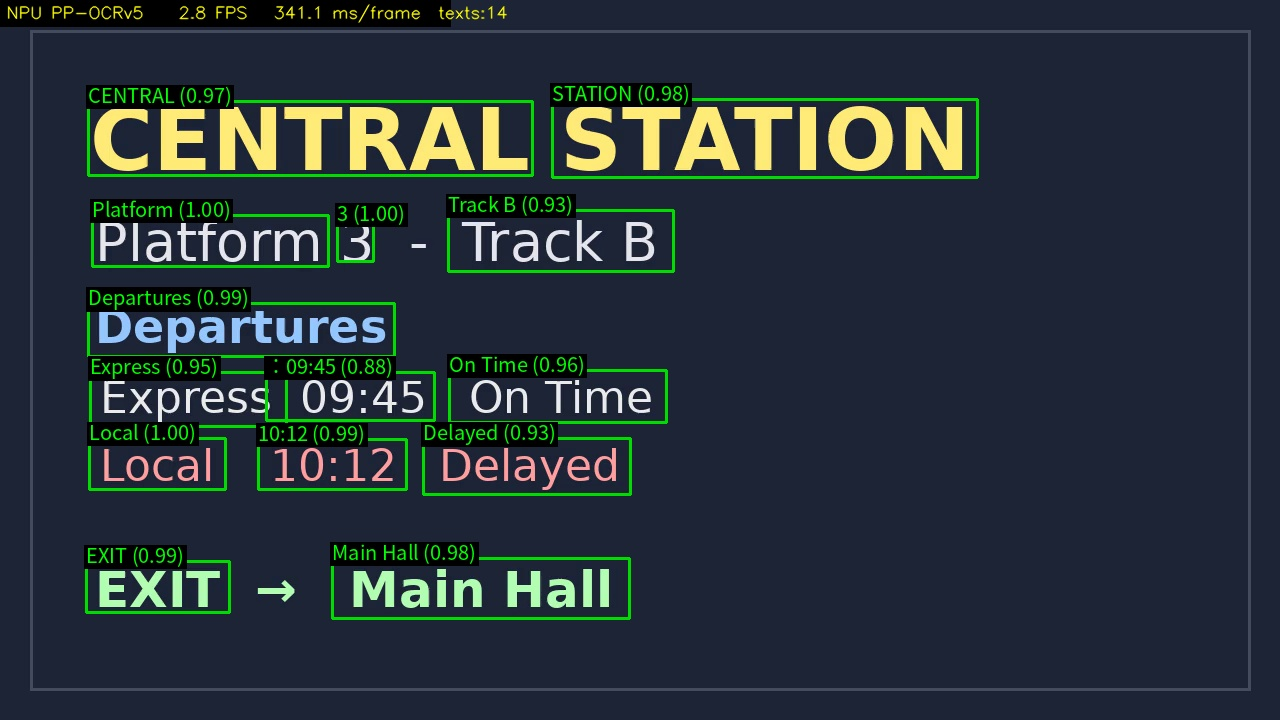
#> input picture dx-agent-dev-showcase/paddleocr-video-ocr/sample_detect.jpg, 1280 x 720 px; its folder holds only this picture in this run
$ python -i camera.py   (imports and definitions only)
#> lines starting #> are read from the running program, lines starting #| are printed output that depends on the picture
#> further down, picture is the input picture: PIL image 1280x720 RGB; mean R, G, B 39.1, 50.4, 56.7
"""DX-APP camera & display helpers — device listing, per-slot Xvfb lifecycle,
ffmpeg camera multiplexing (single real camera fanned out to N UDP streams),
ROI cropping, and live-frame capture.

Layer 2 of the inference.py split (see dx_app/core/inference.py docstring for
the layered DAG): imports inference_exec only. No dependency on live.py or
inference.py — this keeps the DAG acyclic.
"""

import os, time, threading, tempfile, subprocess, io
from pathlib import Path
from dx_app.core.inference_exec import _TMP
from shared.media import MediaError, run_media

_xvfb_procs = {}             # slot_idx -> Xvfb proc
_xvfb_lock = threading.Lock()
# Held while DISPLAY is switched for a grab and while a display's cached xcb connection (_xcb_conns) is used or freed
_display_env_lock = threading.Lock()
_capture_locks = {}          # slot_idx -> Lock (lazy)
_capture_locks_meta = threading.Lock()
_XVFB_BASE = 99
_XVFB_RES = "1280x720x24"

_UDP_BASE_PORT = 9100        # UDP ports 9100, 9101, 9102 ...
_cam_mux_proc = None         # ffmpeg tee process
_cam_mux_lock = threading.Lock()
_cam_mux_count = 0           # how many UDP streams are active
_cam_mux_last_error = ""


# [50 lines left out: function _start_cam_mux, not called in this run]


def cam_mux_last_error():
    """Why the last _start_cam_mux failed (ffmpeg's last stderr line)."""
    return _cam_mux_last_error


# [90 lines left out: functions _stop_cam_mux, _get_capture_lock, _crop_roi, list_cameras, _ensure_xvfb, stop_xvfb, not called in this run]


# ── Live view: fit the window, crop the Qt frame (contract: tests/dx_app/test_live_display.py) ──────────────
# dx_app's C++ runner opens an OpenCV (Qt) window at its default size (400x300). Xvfb has no window manager, so it
# stays small in the top-left corner and a full-screen grab is mostly black. The window is stretched to the screen,
# and the Qt toolbar, status bar and aspect padding (gray) are cut from the grab. libxcb via ctypes, no new dependency:
# the windows are fitted and the screen is grabbed over xcb (`_fit_windows_ex`, `_grab_screen`). libX11 (`_xlib`) is
# only what the tests draw windows with: its default error handlers exit the process on a BadWindow or a lost display.
_LIVE_FRAME_MAX = (960, 540)
_QT_CHROME = (239, 239, 239)
_FIT_EVERY_S = 1.0
_BOX_EVERY_S = 2.0
_SETTLE_S = 1.0              # after a fit, the window's content is measured again on every grab for this long
# slot_idx -> {"fit_at": t, "fitted": windows at screen size, "settle_until": t, "box": (..)|None, "box_at": t}
_live_view = {}
_XLIB = None


# [13 lines left out: function _load_lib, not called in this run]


def _window_attributes_type():
    import ctypes
    c = ctypes

    class XWindowAttributes(c.Structure):
        """Xlib.h's XWindowAttributes (map_state tells a shown window from Qt's unmapped helper windows)."""
        _fields_ = [("x", c.c_int), ("y", c.c_int), ("width", c.c_int), ("height", c.c_int),
                    ("border_width", c.c_int), ("depth", c.c_int), ("visual", c.c_void_p), ("root", c.c_ulong),
                    ("class_", c.c_int), ("bit_gravity", c.c_int), ("win_gravity", c.c_int),
                    ("backing_store", c.c_int), ("backing_planes", c.c_ulong), ("backing_pixel", c.c_ulong),
                    ("save_under", c.c_int), ("colormap", c.c_ulong), ("map_installed", c.c_int),
                    ("map_state", c.c_int), ("all_event_masks", c.c_long), ("your_event_mask", c.c_long),
                    ("do_not_propagate_mask", c.c_long), ("override_redirect", c.c_int), ("screen", c.c_void_p)]
    return XWindowAttributes


_XWindowAttributes = _window_attributes_type()
_IS_VIEWABLE = 2


# [27 lines left out: function _xlib, not called in this run]


_ZPIXMAP = 2
_ALL_PLANES = 0xFFFFFFFF
_XCB_CONFIG_XYWH = 1 | 2 | 4 | 8     # XCB_CONFIG_WINDOW_X | _Y | _WIDTH | _HEIGHT


_XCB = None
_xcb_conns = {}              # display -> (conn, root, width, height)


# [112 lines left out: functions _xcb, _xcb_conn, _grab_screen, not called in this run]


def _fit_windows(display, width, height):
    """Move the display's top-level windows to (0, 0, width, height). Returns how many windows have that size."""
    return _fit_windows_ex(display, width, height)[0]


# [66 lines left out: functions _reply, _child_windows, _fit_windows_ex, not called in this run]


def _is_chrome(px):
    return all(abs(c - q) <= 3 for c, q in zip(px, _QT_CHROME))


def _content_box(img):
    """Video area (x0, y0, x1, y1) without the Qt window's gray frame (toolbar, status bar, aspect padding). None if no frame.
    Trims inward from the edges only, so a light gray line in the middle of the video is left alone."""
    W, H = img.size
#> W = 1280; H = 720
    step = max(1, min(W, H) // 180)
#> step = 4
    from PIL import Image
    # nearest: blending would make the column between frame and video neither gray nor video
    small = img.convert("RGB").resize((max(1, W // step), max(1, H // step)), Image.Resampling.NEAREST)
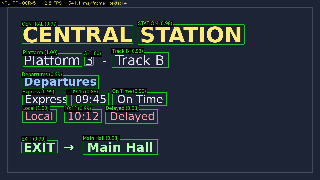
#> small: PIL image 320x180 RGB; mean R, G, B 39.3, 50.8, 56.9
    sw, sh = small.size
#> sw = 320; sh = 180
    px = small.load()

    # Side padding first (whole column nearly gray): for portrait video the padding exceeds half the screen, so rows cannot split it.
    # Then the top and bottom rows inside the video columns (toolbar text rows are close to half gray, video rows near 0).
    def chrome_col(x):
        return sum(_is_chrome(px[x, y]) for y in range(sh)) > 0.6 * sh

    x0 = 0
    while x0 < sw and chrome_col(x0):
        x0 += 1
#> after the loop, x0 = 0
    x1 = sw
#> x1 = 320
    while x1 > x0 and chrome_col(x1 - 1):
        x1 -= 1
#> this loop made 0 passes
#> after the loop, x1 = 320
    if x1 - x0 < sw * 0.1:
        return None

    def chrome_row(y):
        return sum(_is_chrome(px[x, y]) for x in range(x0, x1)) > 0.2 * (x1 - x0)

    y0 = 0
#> y0 = 0
    while y0 < sh and chrome_row(y0):
        y0 += 1
#> after the loop, y0 = 0
    y1 = sh
#> y1 = 180
    while y1 > y0 and chrome_row(y1 - 1):
        y1 -= 1
#> after the loop, y1 = 180
    if y1 - y0 < sh * 0.1:
        return None
    if (x0, y0, x1, y1) == (0, 0, sw, sh):
        return None
    return (x0 * step, y0 * step, min(W, x1 * step), min(H, y1 * step))


def _frame_jpeg(img, box=None):
    """Grabbed screen -> video area only, scaled with aspect ratio to fit _LIVE_FRAME_MAX, as JPEG."""
    from PIL import Image
    if box is None:
        box = _content_box(img)
    if box:
        img = img.crop(box)
    img = img.convert("RGB")
    img.thumbnail(_LIVE_FRAME_MAX, Image.Resampling.LANCZOS)
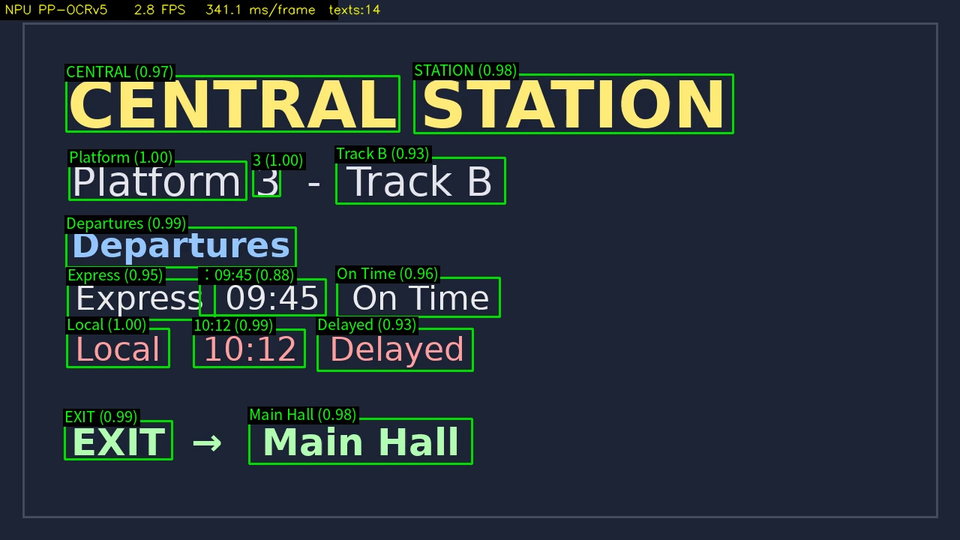
#> img: PIL image 960x540 RGB; mean R, G, B 39.1, 50.5, 56.8
    buf = io.BytesIO()
    img.save(buf, format="JPEG", quality=70)
    return buf.getvalue()


# [41 lines left out: function capture_live_frame, not called in this run]

>>> from PIL import Image
>>> picture = Image.open('../../../dx-agent-dev-showcase/paddleocr-video-ocr/sample_detect.jpg')
>>> result = _frame_jpeg(picture)
